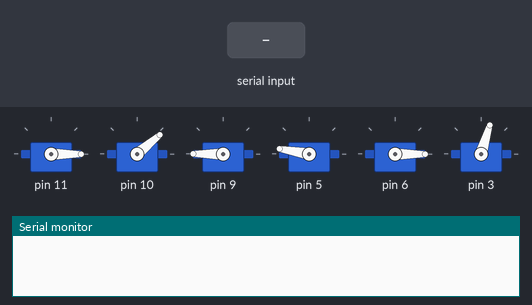
A sketch run on a simulated Arduino Uno, built with avr-gcc and run on an emulated ATmega328P. Parts: 6 × servo, the last lines printed to the serial monitor. The test bench sets the inputs (shaded band).

Above: at 7.2 s.
7.3 s: byte 199 (199) received over Serial
At 7.46 s:
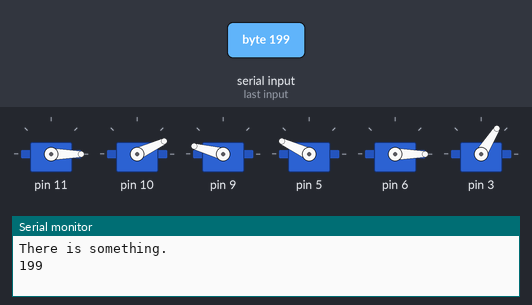
At 9.7 s:
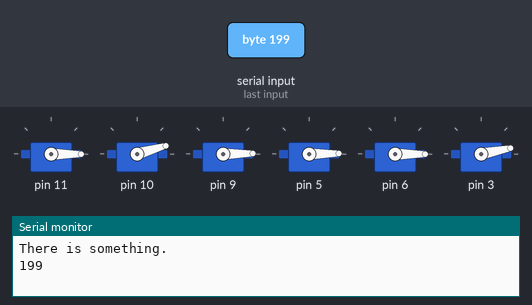
Timing chart, 0 to 11.2 s (numbered marks = the images above; inputs shaded):
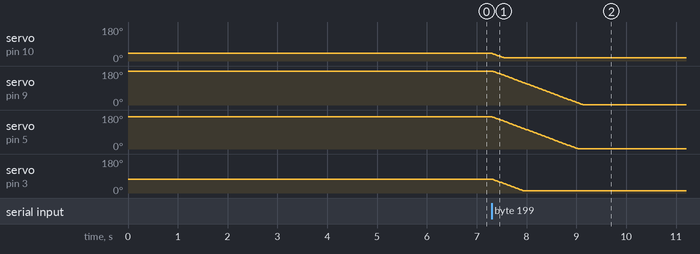

Measured:
- after the input at 7.3 s, servo on pin 10: moves from 40° to 16° over 0.25 s, starting at once; servo on pin 9: moves from 180° to 1° over 1.8 s, starting at once; servo on pin 5: moves from 170° to 1° over 1.7 s, starting at once; servo on pin 3: moves from 73° to 11° over 0.64 s, starting at once

The sketch:

capstone_arm_test.ino
```cpp
#include <Braccio.h>
#include <Servo.h>
#include <string.h>

#define BUFFER_SIZE 6
#define SERVO_DELAY 10

Servo base;
Servo shoulder;
Servo elbow;
Servo wrist_ver;
Servo wrist_rot;
Servo gripper;

/*
   Step Delay: a milliseconds delay between the movement of each servo.  Allowed values from 10 to 30 msec.
   M1=base degrees. Allowed values from 0 to 180 degrees
   M2=shoulder degrees. Allowed values from 15 to 165 degrees
   M3=elbow degrees. Allowed values from 0 to 180 degrees
   M4=wrist vertical degrees. Allowed values from 0 to 180 degrees
   M5=wrist rotation degrees. Allowed values from 0 to 180 degrees
   M6=gripper degrees. Allowed values from 10 to 73 degrees. 10: the toungue is open, 73: the gripper is closed.
*/

/*  INPUT INCLUDES ANGLES FOR ARM MOVEMENT
    FORMAT: byte 0 has to be 255          --> Extra layer for error checking
            1st byte: M1
            2nd byte: M2
            3rd byte: M3
            4th byte: M4
            5th byte: M5
            6th byte: M6
            ending byte has to be 254     --> Extra layer for error checking

    INPUT SEQUENCE EXAMPLE: [255, 90, 90, 90, 90, 90, 73, 254] equivalent to hex: [0xFF, 0x5A, 0x5A, 0x5A, 0x5A, 0x5A, 0x49, 0xFE]
    BUFFER: [90, 90, 90, 90, 90, 73]
    OUTPUT: Move arm to position (90, 90, 90, 90, 90, 73)

    PSEUDOCODE:

    READ 1ST BYTE

    Read until byte is 255
    If read 255
      store next 6 bytes into buffer
    If next read is 254
      convert buffer to integers and move arm
    Else
      reset buffer
*/

int m1 = 90, m2 = 90, m3 = 90, m4 = 90, m5 = 90, m6 = 73;
int servo_delay = 10;

char* buffer[BUFFER_SIZE];

String M1_str;
String M2_str;
String M3_str;
String M4_str;
String M5_str;
String M6_str;

void setup() {
  Braccio.begin();
  Serial.begin(9600);
}

void loop() {
  // READ 1ST BYTE
  // If byte read is not 255
  //    read until byte is 255
  // If read 255
  //    store next 6 bytes into buffer
  // If next read is 254
  //    convert buffer to integers and move arm
  // Else
  //    reset buffer

  int counter = 0;
  bool writing_enabled = false;

  if (Serial.available()) {
    Serial.print("There is something.\n");
    int temp = Serial.read();
    Serial.print(temp);
    if (temp == 200) {
      writing_enabled = true;
    }
    else if (temp == 199){
      Braccio.ServoMovement(servo_delay, buffer[0], buffer[1], buffer[2], buffer[3], buffer[4], buffer[5]);
      writing_enabled = false;
      counter = 0;
    }
    else{
      if (writing_enabled)
        buffer[counter++] = temp;
    }
  }
}


// UNUSED CODE

/*
char *sPtr [SPTR_SIZE];

int separate (String str, char **p, int size)
{
  int n;
  char s[100];

  strcpy (s. str.c_sstr());
  *p++ = strtok (s," ");
  for (n = 1; NULL != (*p++ = strtok(NULL," "), n++)
    if(size == n)
      break;
  return n;
}*/
```
